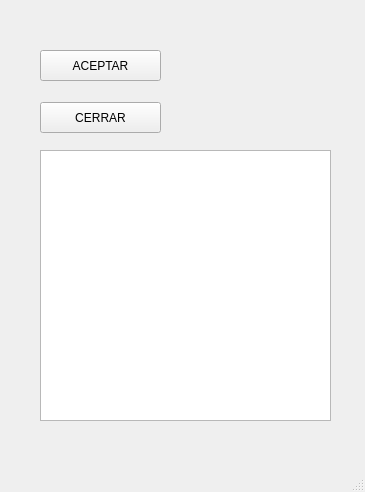
<?xml version="1.0" encoding="UTF-8"?>
<ui version="4.0">
 <class>MainWindow</class>
 <widget class="QMainWindow" name="MainWindow">
  <property name="geometry">
   <rect>
    <x>0</x>
    <y>0</y>
    <width>365</width>
    <height>492</height>
   </rect>
  </property>
  <property name="windowTitle">
   <string>MainWindow</string>
  </property>
  <widget class="QWidget" name="centralwidget">
   <widget class="QPushButton" name="btnAceptar">
    <property name="geometry">
     <rect>
      <x>40</x>
      <y>50</y>
      <width>121</width>
      <height>31</height>
     </rect>
    </property>
    <property name="text">
     <string>ACEPTAR</string>
    </property>
   </widget>
   <widget class="QPushButton" name="btnCerrar">
    <property name="geometry">
     <rect>
      <x>40</x>
      <y>102</y>
      <width>121</width>
      <height>31</height>
     </rect>
    </property>
    <property name="text">
     <string>CERRAR</string>
    </property>
   </widget>
   <widget class="QTextEdit" name="txtS">
    <property name="geometry">
     <rect>
      <x>40</x>
      <y>150</y>
      <width>291</width>
      <height>271</height>
     </rect>
    </property>
   </widget>
  </widget>
  <widget class="QMenuBar" name="menubar">
   <property name="geometry">
    <rect>
     <x>0</x>
     <y>0</y>
     <width>365</width>
     <height>21</height>
    </rect>
   </property>
  </widget>
  <widget class="QStatusBar" name="statusbar"/>
 </widget>
 <resources/>
 <connections/>
</ui>
